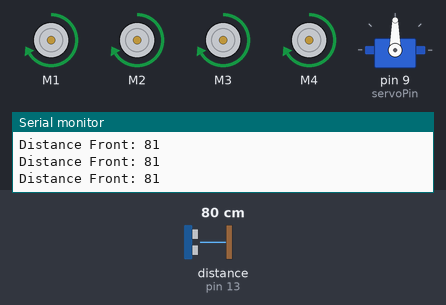
The sketch below on a simulated Arduino Uno, built with avr-gcc and run on an emulated ATmega328P. On the bench: 4 × DC motor (green arrow = forward, orange = backward, longer = faster), servo, the last lines printed to the serial monitor. Inputs (shaded band) come from the test bench; at power-on: distance to the obstacle (sensor on pin 13) 80 cm. The echo pulse lasts 58.3 µs per cm.

Above: at 1.9 s.
2.0 s: distance to the obstacle (sensor on pin 13) set to 22 cm
3.6 s: distance to the obstacle (sensor on pin 13) set to 19 cm
At 4.7 s:
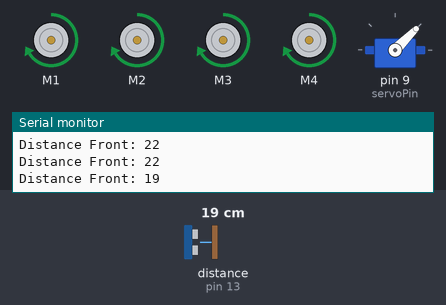
6.9 s: distance to the obstacle (sensor on pin 13) set to 35 cm
At 7.9 s:
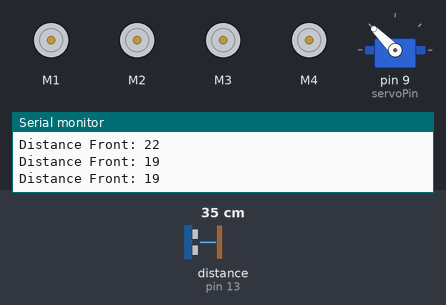
10.2 s: distance to the obstacle (sensor on pin 13) set to 2 cm
At 11.5 s:
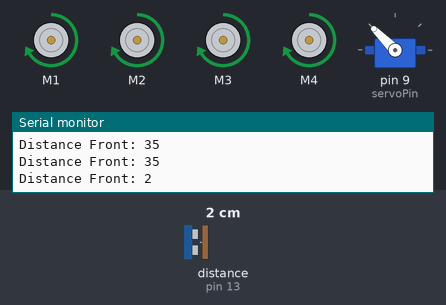
13.5 s: distance to the obstacle (sensor on pin 13) set to 250 cm
Timing chart, 0 to 17.8 s (numbered marks = the images above; inputs shaded):
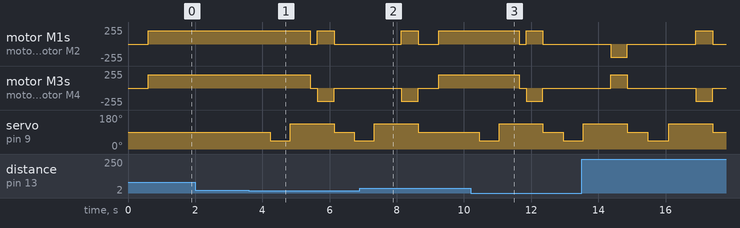

The sketch:

main.ino
```cpp
#include <AFMotor.h>      // Motor Driver Shield Library
#include <Servo.h>        // Servo Library
#include <NewPing.h>      // NewPing Library for ultrasonic sensor

// Initialize motors using motor ports on the motor driver shield
AF_DCMotor motor1(1); // Motor 1
AF_DCMotor motor2(2); // Motor 2
AF_DCMotor motor3(3); // Motor 3
AF_DCMotor motor4(4); // Motor 4

// Ultrasonic sensor and servo pins
const int trigPin = 12;
const int echoPin = 13;
Servo servo;
const int servoPin = 9;

// Ultrasonic sensor configuration
const int maxDistance = 200;   // Maximum distance in cm to detect
NewPing sonar(trigPin, echoPin, maxDistance);  // Initialize NewPing

// Threshold distance in cm to detect obstacle
const int obstacleThreshold = 20;

void setup() {
  Serial.begin(9600);

  // Set motor speed (0-255)
  motor1.setSpeed(200);
  motor2.setSpeed(200);
  motor3.setSpeed(200);
  motor4.setSpeed(200);

  // Attach servo to the pin
  servo.attach(servoPin);
  servo.write(90); // Center position
}

void loop() {
  int distanceFront = scanArea(90);  // Look straight ahead
  Serial.print("Distance Front: ");
  Serial.println(distanceFront);

  if (distanceFront <= obstacleThreshold) {
    int distanceLeft = scanArea(45);    // Scan left
    int distanceRight = scanArea(135);  // Scan right

    if (distanceLeft > distanceRight) {
      turnLeft();
    } else {
      turnRight();
    }
  } else {
    moveForward();
  }
}

// Function to move the robot forward
void moveForward() {
  motor1.run(FORWARD);
  motor2.run(FORWARD);
  motor3.run(FORWARD);
  motor4.run(FORWARD);
}

// Function to stop the robot
void stop() {
  motor1.run(RELEASE);
  motor2.run(RELEASE);
  motor3.run(RELEASE);
  motor4.run(RELEASE);
}

// Function to turn the robot left
void turnLeft() {
  stop();
  delay(200);
  motor1.run(BACKWARD);
  motor2.run(BACKWARD);
  motor3.run(FORWARD);
  motor4.run(FORWARD);
  delay(500);
  stop();
}

// Function to turn the robot right
void turnRight() {
  stop();
  delay(200);
  motor1.run(FORWARD);
  motor2.run(FORWARD);
  motor3.run(BACKWARD);
  motor4.run(BACKWARD);
  delay(500);
  stop();
}

// Function to scan area by moving the servo and getting distance
int scanArea(int angle) {
  servo.write(angle);   // Set servo to angle
  delay(500);           // Wait for servo to reach position
  int distance = sonar.ping_cm();  // Use NewPing to get distance in cm
  delay(100);
  return distance;
}
```

Measured:
- the behaviour switches between 21 and 20 cm on distance to the obstacle (sensor on pin 13) (found by bisection; images 0 and 1)
- after the input at 3.6 s, motor M1, motor M2: forward 200/255 → stopped after 1.8 s, → forward 200/255 0.20 s later, → stopped 0.50 s later
- after the input at 6.9 s, servo on pin 9 (servoPin): goes on until 8.6 s, then stays 90°
- after the input at 10.2 s, motor M1, motor M2: forward 200/255 → stopped after 1.4 s, → forward 200/255 0.20 s later, → stopped 0.50 s later
